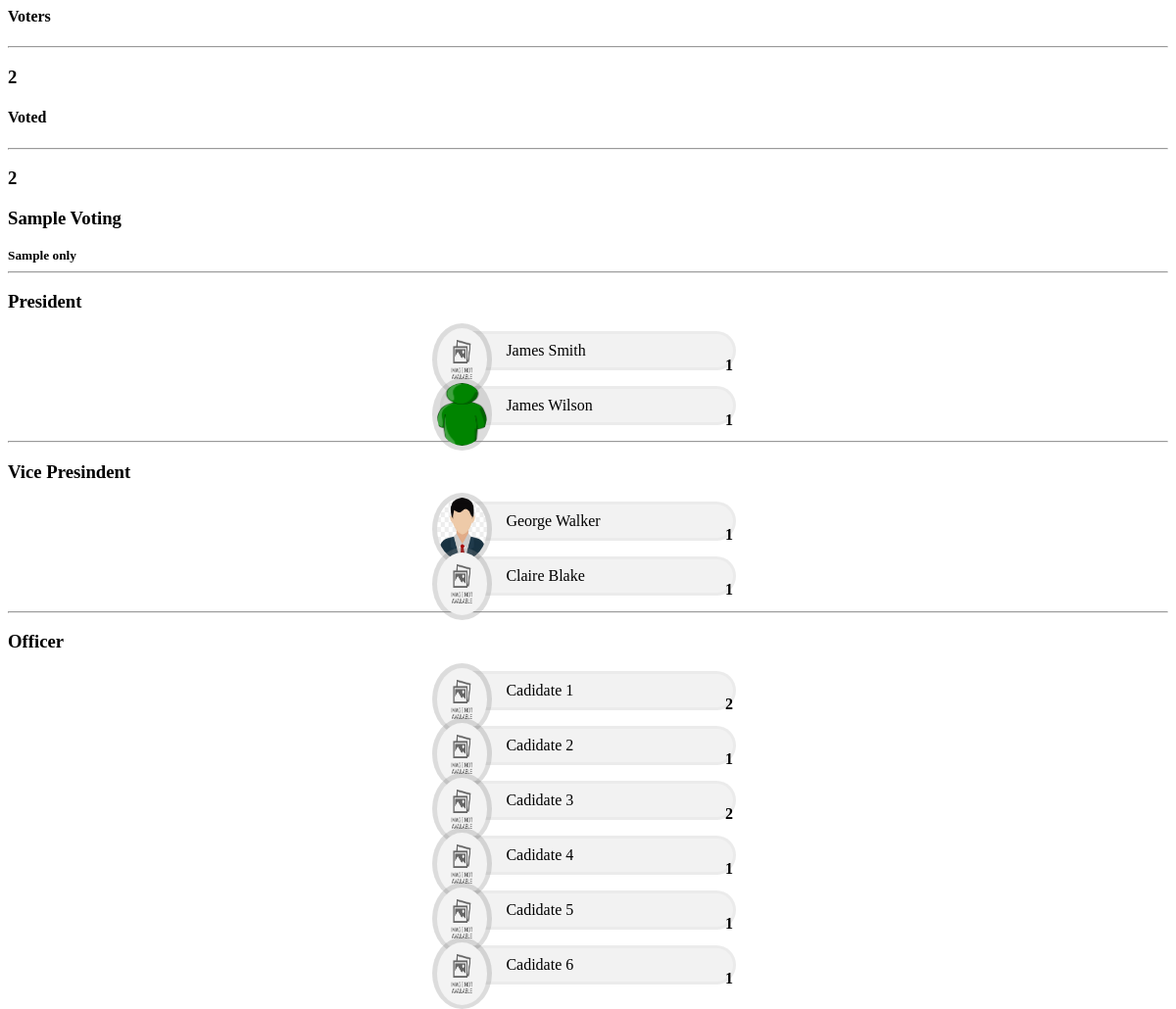
Page /home.php on the earlier database version.
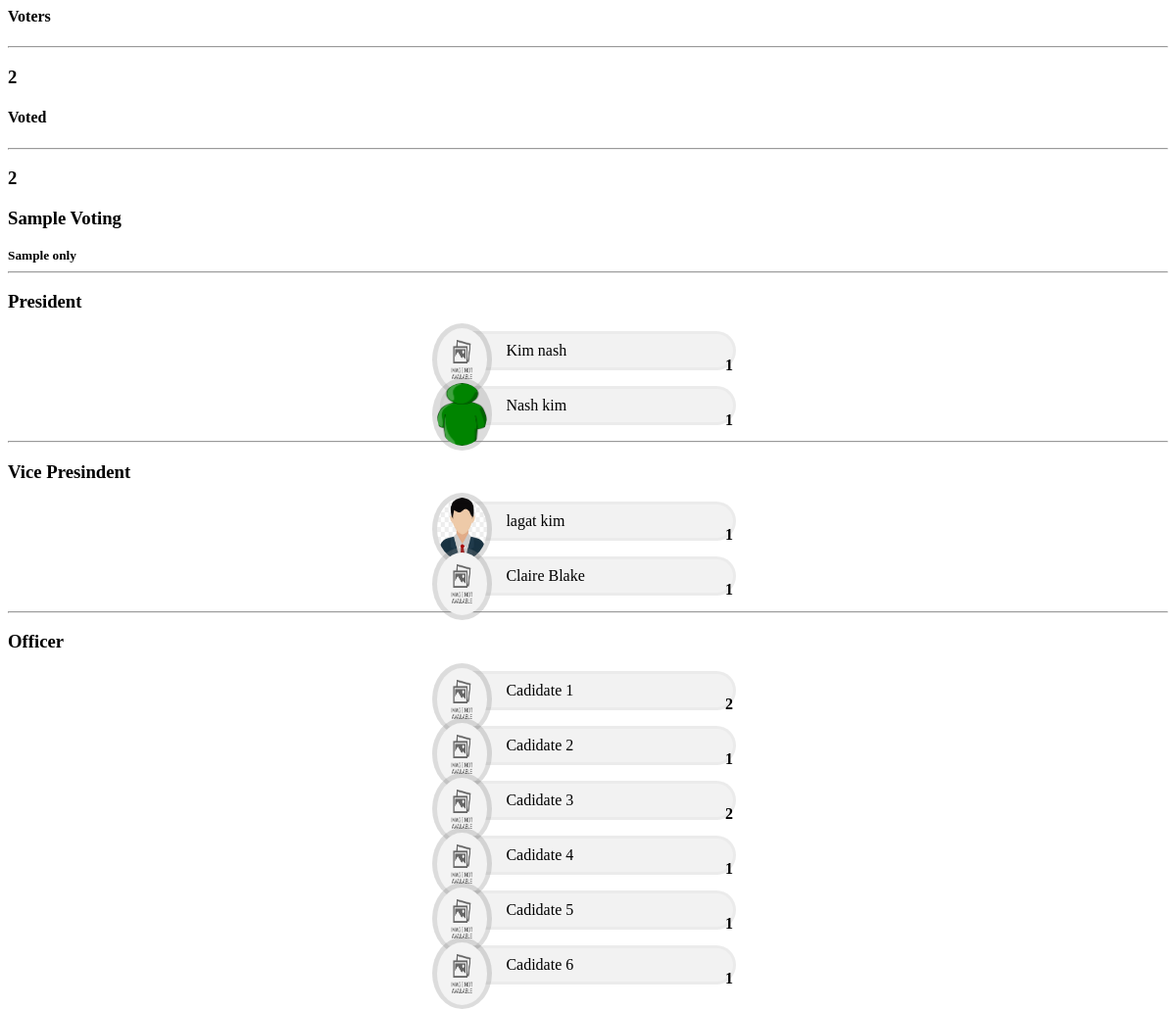
Same page on the later database version.
### tables this page shows
CREATE TABLE `category_list` (
  `id` int(30) NOT NULL,
  `category` text NOT NULL
);

CREATE TABLE `voting_opt` (
  `id` int(30) NOT NULL,
  `voting_id` int(30) NOT NULL,
  `category_id` int(30) NOT NULL,
  `image_path` text NOT NULL,
  `opt_txt` text NOT NULL
);

CREATE TABLE `votes` (
  `id` int(30) NOT NULL,
  `voting_id` int(30) NOT NULL,
  `category_id` int(30) NOT NULL,
  `voting_opt_id` int(30) NOT NULL,
  `user_id` int(30) NOT NULL
);

### home.php (the view, shortened to what this page needs)
<div class="containe-fluid">
	<?php include('db_connect.php') ;
	$votes  = $conn->query("SELECT * FROM votes where voting_id = $id ");
	$v_arr = array();
	while($row=$votes->fetch_assoc()){
		if(!isset($v_arr[$row['voting_opt_id']]))
			$v_arr[$row['voting_opt_id']] = 0;
		$v_arr[$row['voting_opt_id']] += 1;
	}
	$opts = $conn->query("SELECT * FROM voting_opt where voting_id=".$id);
	$opt_arr = array();
		while($row=$opts->fetch_assoc()){
		$opt_arr[$row['category_id']][] = $row;
	}
	?>
	<div class="row">
		<div class="col-lg-12">
			<div class="card col-md-4 offset-2 bg-info float-left">
				<div class="card-body text-white">
					<h4><b>Voters</b></h4>
					<hr>
					<h3 class="text-right"><b><?php echo $conn->query('SELECT * FROM users where type = 2 ')->num_rows ?></b></h3>
				</div>
			</div>
			<div class="card col-md-4 offset-2 bg-primary ml-4 float-left">
				<div class="card-body text-white">
					<h4><b>Voted</b></h4>
					<hr>
					<h3 class="text-right"><b><?php echo $conn->query('SELECT distinct(user_id) FROM votes where voting_id = '.$id)->num_rows ?></b></h3>
				</div>
			</div>
		</div>
	</div>
	<div class="row mt-3 ml-3 mr-3">
			<div class="col-lg-12">
			<div class="card">
				<div class="card-body">
					<div class="text-center">
						<h3><b><?php echo $title ?></b></h3>
						<small><b><?php echo $description; ?></b></small>
					</div>
					<?php
					$cats = $conn->query("SELECT * FROM category_list where id in (SELECT category_id from voting_opt where voting_id = '".$id."' )");
					while($row = $cats->fetch_assoc()):
					?>
						<hr>
						<div class="row mb-4">
							<div class="col-md-12">
									<div class="text-center">
										<h3><b><?php echo $row['category'] ?></b></h3>
									</div>
							</div>
						</div>
						<div class="row mt-3">
						<?php foreach ($opt_arr[$row['id']] as $candidate) {
						?>
							<div class="candidate" style="position: relative;">
								<div class="img-field">
									<img src="assets/img/<?php echo $candidate['image_path'] ?>" alt="">
								</div>
								<div class="candidate_name"><?php echo $candidate['opt_txt'] ?></div>
								<div class="vote-field">
									<span class="badge badge-success"><large><b><?php echo isset($v_arr[$candidate['id']]) ? number_format($v_arr[$candidate['id']]) : 0 ?></b></large></span>
								</div>
							</div>
						<?php } ?>
						</div>
					<?php endwhile; ?>
				</div>
			</div>
		</div>
		</div>
	</div>

### home.php (style rules this page uses)
.candidate { margin: auto; width: 23vw; padding: 0 10px; border-radius: 20px; margin-bottom: 1em; display: flex; border: 3px solid #00000008; background: #8080801a; }
.candidate_name { margin: 8px; margin-left: 3.4em; margin-right: 3em; width: 100%; }
.img-field { display: flex; height: 8vh; width: 4.3vw; padding: .3em; background: #80808047; border-radius: 50%; position: absolute; left: -.7em; top: -.7em; }
.candidate img { height: 100%; width: 100%; margin: auto; border-radius: 50%; }
.vote-field { position: absolute; right: 0; bottom: -.4em; }

Differences in the rows shown:
changed voting_opt id 1: opt_txt "James Smith" → "Kim nash"
changed voting_opt: opt_txt "James Wilson" → "Nash kim"
changed voting_opt: opt_txt "George Walker" → "lagat kim"
